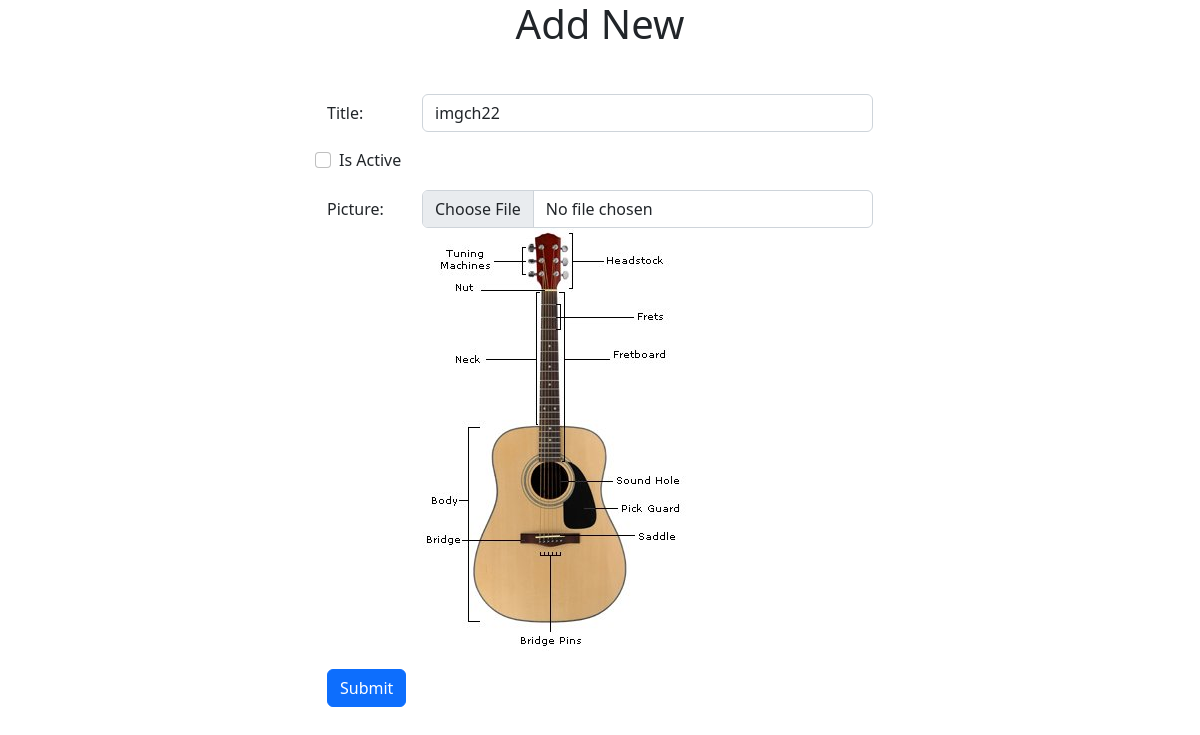
The page /admin/banners/edit.php?id=17 on the database its author committed.
### tables this page shows
CREATE TABLE IF NOT EXISTS `banners` (
  `id` int(20) NOT NULL AUTO_INCREMENT,
  `title` varchar(256) DEFAULT NULL,
  `picture` varchar(300) DEFAULT NULL,
  `created_at` datetime NOT NULL DEFAULT CURRENT_TIMESTAMP,
  `modified_at` datetime NOT NULL DEFAULT CURRENT_TIMESTAMP,
  `is_active` tinyint(3) NOT NULL DEFAULT '0',
  `is_deleted` tinyint(3) NOT NULL DEFAULT '0',
  `link` varchar(600) DEFAULT NULL,
  `promotional_message` varchar(600) DEFAULT NULL,
  `html_banner` varchar(600) DEFAULT NULL,
  `is_draft` tinyint(4) NOT NULL DEFAULT '0',
  `max_display` varchar(200) DEFAULT NULL,
  PRIMARY KEY (`id`),
  UNIQUE KEY `id` (`id`)
);

### admin/banners/edit.php (the view, shortened to what this page needs)
<?php
$_id = $_GET['id'];
$webroot ="http://localhost/bitm/session13/crud/";
$servername = "localhost";
$username = "root";
$password = "";
$conn = new PDO("mysql:host=$servername;dbname=eccomerce_b5", $username, $password);
$conn->setAttribute(PDO::ATTR_ERRMODE, PDO::ERRMODE_EXCEPTION);
$query="SELECT * FROM `banners` WHERE id = :id";
$stmt= $conn->prepare($query);
$stmt->bindParam(':id',$_id);
$result= $stmt->execute();
$banner=$stmt->fetch();
?>
<!doctype html>
<html lang="en">
<head>
    <link href="https://cdn.jsdelivr.net/npm/bootstrap@5.2.0-beta1/dist/css/bootstrap.min.css" rel="stylesheet"
>
</head>
<body>
    <section>
        <div class="container">
            <div class="row justify-content-center">
                <div class="col-6">
                    <h1 class="text-center mb-3">Add New</h1>
                    <form action="update.php" method="post" enctype="multipart/form-data">
                        <div class="mb-3 row">
                            <label for="inputId" class="col-sm-2 col-form-label"></label>
                            <div class="col-sm-10">
                            </div>
                        </div>
                        <div class="mb-3 row">
                            <label for="inputTitle" class="col-sm-2 col-form-label">Title:</label>
                            <div class="col-sm-10">
                                <input type="text" class="form-control" id="inputTitle" name="title"
                                    value="<?= $banner['title']; ?>">
                            </div>
                        </div>
                        <div class="mb-3">
                            <div class="row">
                                <div class="col-sm-12 form-check">
                                    <?php if($banner['is_active']!=0){?>
                                    <input class="form-check-input" checked type="checkbox" name="is_active" value="1"
                                        id="flexCheckDefault">
                                    <?php }
                                        else { ?>
                                    <input class="form-check-input" type="checkbox" name="is_active" value="1"
                                        id="flexCheckDefault">
                                    <?php } ?>
                                    <label class="form-check-label" for="flexCheckDefault">
                                        Is Active
                                    </label>
                                </div>
                            </div>
                        </div>
                        <div class="mb-3 row">
                            <label for="inputTitle" class="col-sm-2 col-form-label">Picture:</label>
                            <div class="col-sm-10">
                                <input type="file" class="form-control" id="inputImg" name="img"
                                    value="<?= $banner['picture']; ?>">
                                <img class="img-fluid" src="<?=$webroot;?>uploads/<?= $banner['picture'];?>" alt="">
                            </div>
                        </div>
                        <button type="submit" class="btn btn-primary">Submit</button>
                    </form>
                </div>
            </div>
        </div>
    </section>
</body>
</html>

### rows shown on the page
banners: title "imgch22", picture (picture)
